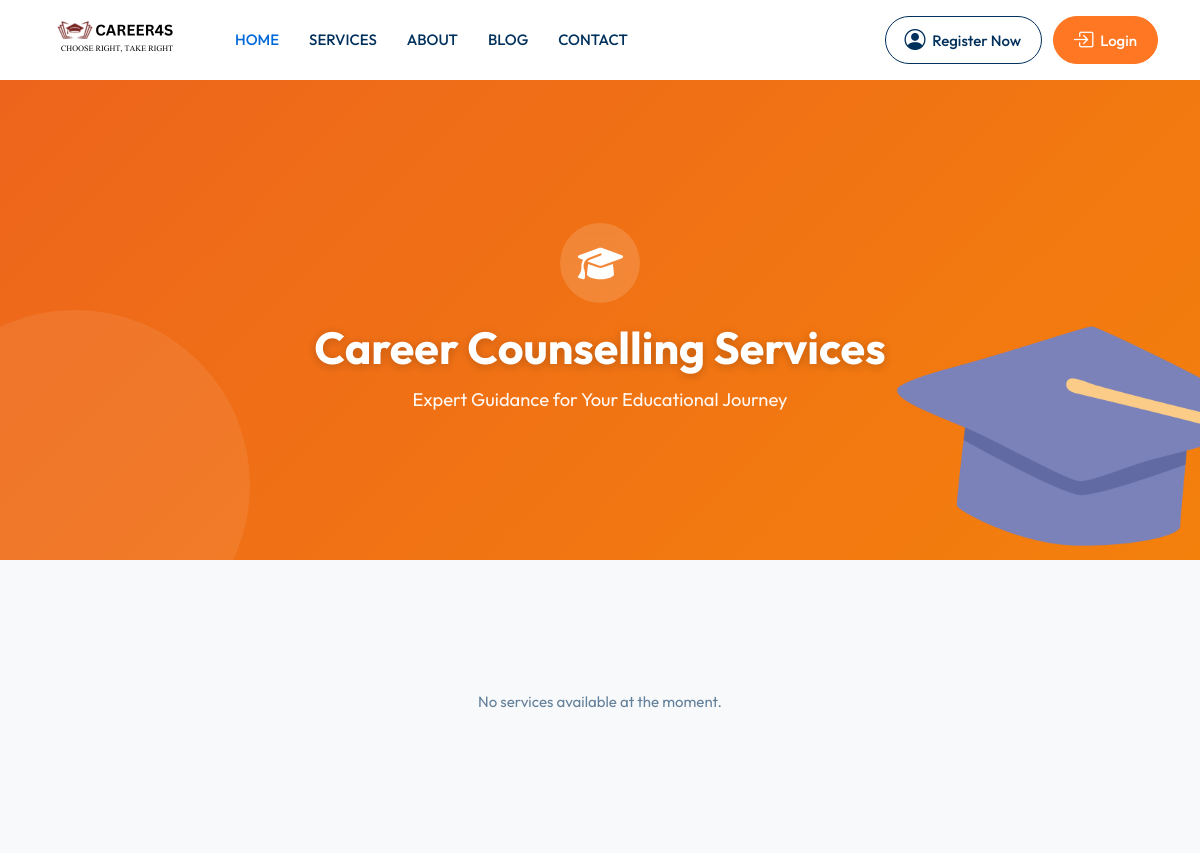
The page /career-counselling/ on the database as committed earlier.
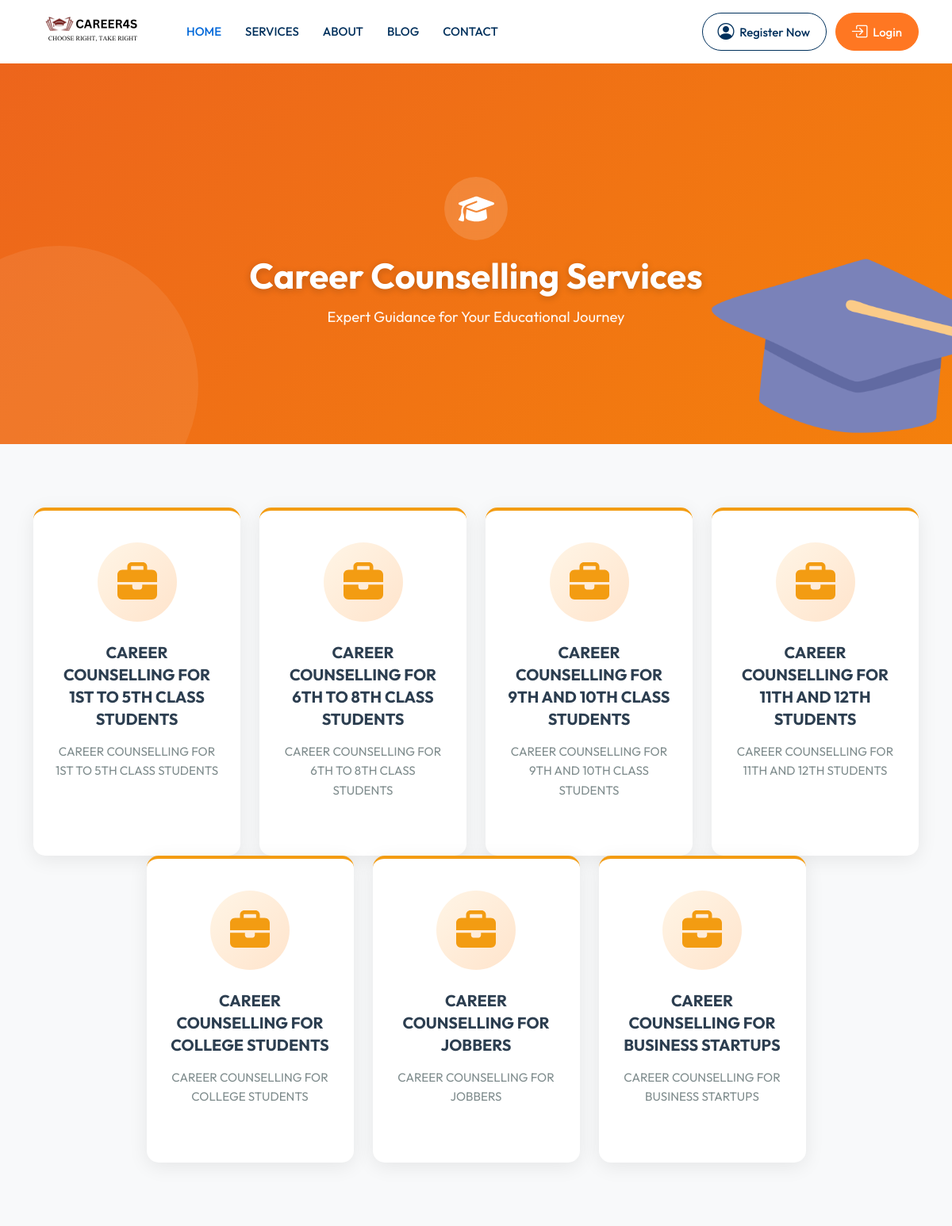
The same page on the database as committed later.
### main_app/models.py (models this page shows, shortened)
class CareerCounsellingService(models.Model):
    BORDER_COLOR_CHOICES = [
        ('#f39c12', 'Orange'),
        ('#e74c3c', 'Red'),
        ('#9b59b6', 'Purple'),
        ('#2ecc71', 'Green'),
        ('#3498db', 'Blue'),
    ]
    title = models.CharField(max_length=150, help_text="Service title")
    description = models.TextField(max_length=200, help_text="Short description")
    svg_icon = models.TextField(blank=True, help_text="Paste SVG code here")
    redirect_link = models.CharField(max_length=500, blank=True, help_text="Redirect URL")
    border_color = models.CharField(max_length=7, default="#f39c12", choices=BORDER_COLOR_CHOICES)
    order = models.IntegerField(default=0, help_text="Display order")
    is_active = models.BooleanField(default=True)
    created_at = models.DateTimeField(auto_now_add=True)
    updated_at = models.DateTimeField(auto_now=True)
    created_by = models.ForeignKey(User, on_delete=models.SET_NULL, null=True, blank=True)
    class Meta:
        ordering = ['order', 'id']
        verbose_name = "Career Counselling Service"
        verbose_name_plural = "Career Counselling Services"

### main_app/views.py (the view)
def career_counselling_view(request):
    services = CareerCounsellingService.objects.filter(is_active=True)
    return render(request, 'career_counselling.html', {'services': services})

### templates/career_counselling.html (shortened to what this page needs)
{% extends 'base.html' %}
{% load static %}
{% block content %}
<section class="services-hero">
    <div class="container">
        <div class="row justify-content-center">
            <div class="col-lg-8 col-md-10 text-center hero-content">
                <div class="hero-icon">
                </div>
                <h1>Career Counselling Services</h1>
                <p>Expert Guidance for Your Educational Journey</p>
            </div>
        </div>
    </div>
</section>
<section class="services-section">
    <div class="container">
        <div class="row justify-content-center">
            {% for service in services %}
            <div class="col-lg-3 col-md-6 col-sm-6">
                <a href="{{ service.redirect_link|default:'#' }}" class="service-card" style="border-top-color: {{ service.border_color }};">
                    <div class="service-icon">
                    </div>
                    <h4>{{ service.title }}</h4>
                    <p>{{ service.description }}</p>
                </a>
            </div>
            {% empty %}
            <div class="col-12 text-center py-5">
                <p class="text-muted">No services available at the moment.</p>
            </div>
            {% endfor %}
        </div>
    </div>
</section>
{% endblock %}

### templates/base.html (shortened to what this page needs)
{% load static %}
<!DOCTYPE html>
<html lang="en">
<head>
	<link href="{% static 'css/styles.css' %}" rel="stylesheet">
	<link href="{% static 'css/colors.css' %}" rel="stylesheet">
</head>
<body class="red-skin">
	<div id="main-wrapper">
		<div class="header header-light head-shadow">
			<div class="container">
				<nav id="navigation" class="navigation navigation-landscape">
					<div class="nav-header">
						<a class="nav-brand" href="{% url 'main_app:home' %}">
							<img src="{% static 'img/Untitled-design.png' %}" class="logo" alt="" />
						</a>
					</div>
					<div class="nav-menus-wrapper">
						<ul class="nav-menu">
							<li class="active"><a href="#">HOME</a>
							</li>
							<li><a href="#">SERVICES</a>
							</li>
							<li><a href="#">ABOUT</a>
							</li>
							<li><a href="#">BLOG</a>
							</li>
							<li><a href="#">CONTACT</a>
						</ul>
						<ul class="nav-menu nav-menu-social align-to-right">
							{% if user.is_authenticated %}
								<li class="become-tutor">
									<a href="#"><i class="bi bi-person-circle"></i>Welcome, {{ user.username }}</a>
								</li>
								<li class="join-btn">
									<a href="{% url 'main_app:admin_logout' %}"><i class="bi bi-box-arrow-right"></i>Logout</a>
								</li>
							{% else %}
								<li class="become-tutor">
									<a href="{% url 'main_app:user_register' %}"><i class="bi bi-person-circle"></i>Register Now</a>
								</li>
								<li class="join-btn">
									<a href="{% url 'main_app:admin_login' %}"><i class="bi bi-box-arrow-in-right"></i>Login</a>
								</li>
							{% endif %}
						</ul>
					</div>
				</nav>
			</div>
		</div>
		{% block content %}{% endblock %}
	</div>
</body>
</html>

Rows that differ between the two databases and show on the page:
added CareerCounsellingService: title "CAREER COUNSELLING FOR 1ST TO 5TH CLASS STUDENTS", description "CAREER COUNSELLING FOR 1ST TO 5TH CLASS STUDENTS"
added CareerCounsellingService: title "CAREER COUNSELLING FOR 6TH TO 8TH CLASS STUDENTS", description "CAREER COUNSELLING FOR 6TH TO 8TH CLASS STUDENTS"
added CareerCounsellingService: title "CAREER COUNSELLING FOR 9TH AND 10TH CLASS STUDENTS", description "CAREER COUNSELLING FOR 9TH AND 10TH CLASS STUDENTS"
added CareerCounsellingService: title "CAREER COUNSELLING FOR 11TH AND 12TH STUDENTS", description "CAREER COUNSELLING FOR 11TH AND 12TH STUDENTS"
added CareerCounsellingService: title "CAREER COUNSELLING FOR COLLEGE STUDENTS", description "CAREER COUNSELLING FOR COLLEGE STUDENTS"
added CareerCounsellingService: title "CAREER COUNSELLING FOR JOBBERS", description "CAREER COUNSELLING FOR JOBBERS"
added CareerCounsellingService: title "CAREER COUNSELLING FOR BUSINESS STARTUPS", description "CAREER COUNSELLING FOR BUSINESS STARTUPS"
Other text that changed with them:
text no longer shown: "No services available at the moment."
